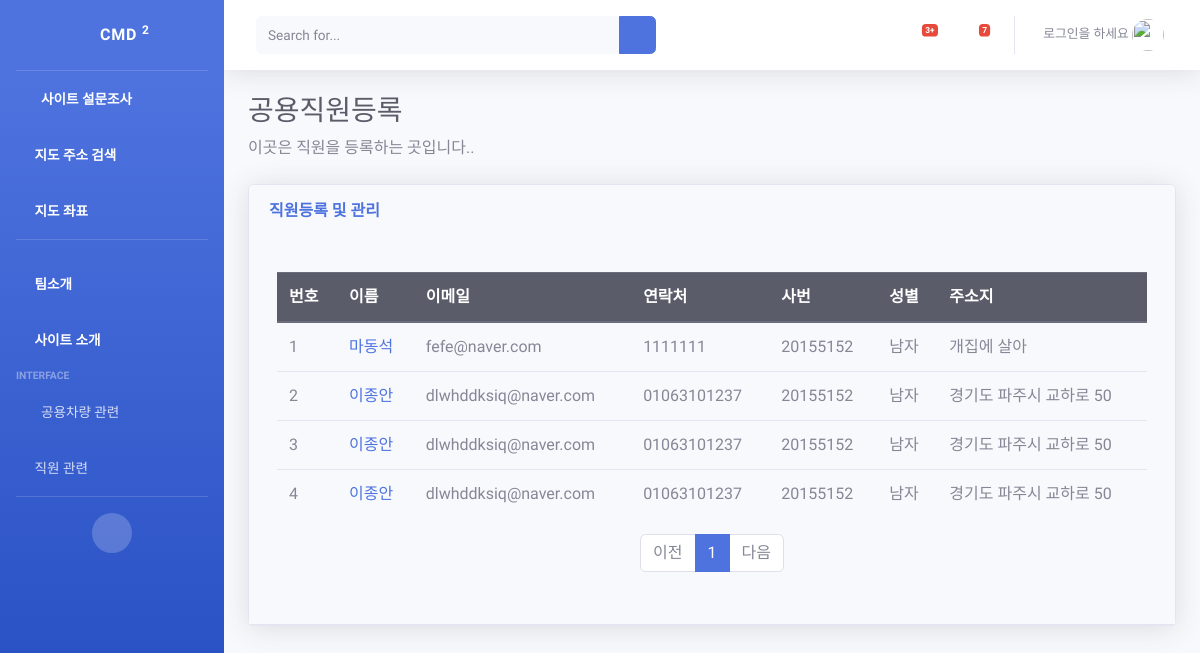
Before: /pybo/apply/ with the older database file.
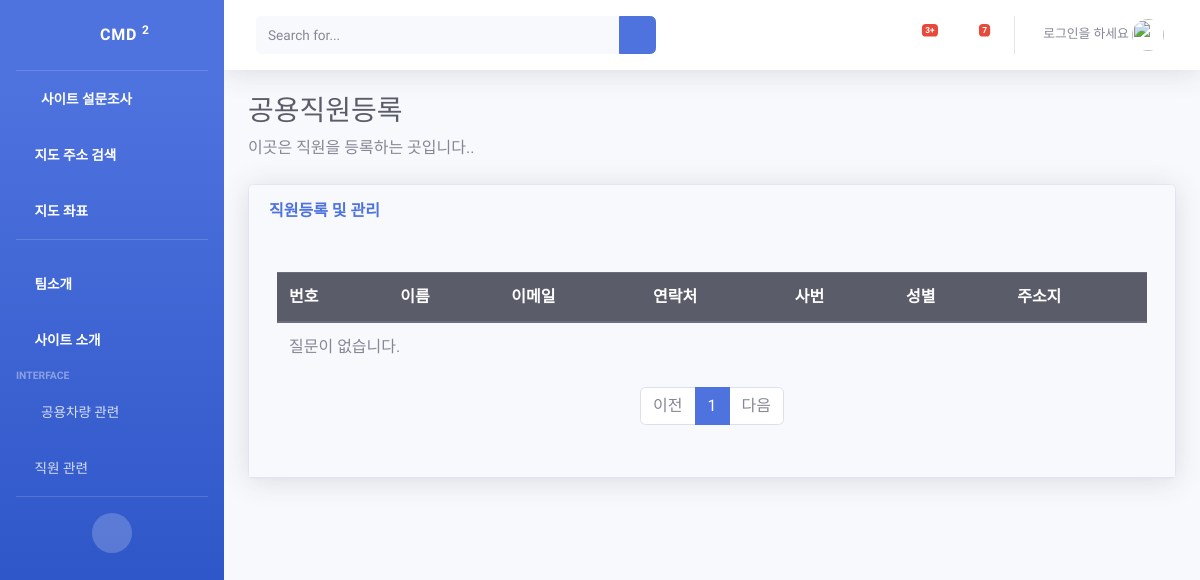
After: the same page with the newer database file.
### pybo/models.py (models this page shows)
class business_apply(models.Model):
    name = models.CharField(max_length=10)
    email = models.CharField(max_length=100)
    Phone = models.CharField(max_length=15)
    assign_num = models.IntegerField()
    Living = models.CharField(max_length=100)
    gender = models.CharField(max_length=5)
    author = models.ForeignKey(User, on_delete=models.CASCADE)
    create_date = models.DateTimeField()

### pybo/views_business.py (the view)
# urls.py: path('apply/', views_business.employee_apply, name='employee'),
def employee_apply(request):
    page = request.GET.get('page', '1')  # 페이지
    kw = request.GET.get('kw', '')  # 검색어
    business_list = business_apply.objects.order_by('-create_date')
    if kw:
        business_list = business_list.filter(
            Q(name__icontains=kw)   # 제목검색
        ).distinct()
    paginator = Paginator(business_list, 10)  # 페이지당 10개씩 보여주기
    page_obj = paginator.get_page(page)
    context = {'business_list': page_obj, 'page': page, 'kw': kw}
    return render(request,'pybo/apply_form.html',context)

### templates/pybo/apply_form.html (shortened to what this page needs)
{% extends 'base.html' %}
{% block content %}
    <h1 class="h3 mb-2 text-gray-800">공용직원등록</h1>
    <p class="mb-4">이곳은 직원을 등록하는 곳입니다..
    </p>
    <div class="card shadow mb-4">
    <div class="card-header py-3">
    <div class="row">
    <div class="col-sm-12 col-md-6">
        <h6 class="m-0 font-weight-bold text-primary">직원등록 및 관리</h6>
    </div>
    <div class="card-body">
    <div class="table-responsive">
    <table class="table table-bordered" id="dataTable" width="100%" cellspacing="0">
    <tbody>
    <div class="container my-3">
        <table class="table">
            <thead>
            <tr class="thead-dark">
                <th>번호</th>
                <th>이름</th>
                <th>이메일</th>
                <th>연락처</th>
                <th>사번</th>
                <th>성별</th>
                <th>주소지</th>
            </tr>
            </thead>
            <tbody>
            {% if business_list %}
                {% for business in business_list %}
                    <tr>
                        <td>{{ forloop.counter }}</td>
                        <td>
                            <a href="{% url 'pybo:employee_detail' business.id %}">{{ business.name }}</a>
                        </td>
                        <td>{{ business.email }}</td>
                        <td>{{ business.Phone }}</td>
                        <td>{{ business.assign_num }}</td>
                        <td>{{ business.gender }}</td>
                        <td>{{ business.Living }}</td>
                    </tr>
                {% endfor %}
            {% else %}
                <tr>
                    <td colspan="3">질문이 없습니다.</td>
                </tr>
            {% endif %}
            </tbody>
        </table>
    </div>
    <ul class="pagination justify-content-center">
        {% if business_list.has_previous %}
            <li class="page-item">
                <a class="page-link" href="?page={{ business_list.previous_page_number }}">이전</a>
            </li>
        {% else %}
            <li class="page-item disabled">
                <a class="page-link" tabindex="-1" aria-disabled="true" href="#">이전</a>
            </li>
        {% endif %}
        {% for page_number in business_list.paginator.page_range %}
            {% if page_number >= business_list.number|add:-5 and page_number <= business_list.number|add:5 %}
                {% if page_number == business_list.number %}
                    <li class="page-item active" aria-current="page">
                        <a class="page-link" href="?page={{ page_number }}">{{ page_number }}</a>
                    </li>
                {% else %}
                    <li class="page-item">
                        <a class="page-link" href="?page={{ page_number }}">{{ page_number }}</a>
                    </li>
                {% endif %}
            {% endif %}
        {% endfor %}
        {% if business_list.has_next %}
            <li class="page-item">
                <a class="page-link" href="?page={{ business_list.next_page_number }}">다음</a>
            </li>
        {% else %}
            <li class="page-item disabled">
                <a class="page-link" tabindex="-1" aria-disabled="true" href="#">다음</a>
            </li>
        {% endif %}
    </ul>
{% endblock %}

### templates/base.html (shortened to what this page needs)
{% load static %}
<!DOCTYPE html>
<html lang="en">
<head>
    <link href={% static "vendor/fontawesome-free/css/all.min.css" %} rel="stylesheet" type="text/css">
    <link href={% static "css/sb-admin-2.min.css" %} rel="stylesheet">
</head>
<body id="page-top">
<div id="wrapper">
    <ul class="navbar-nav bg-gradient-primary sidebar sidebar-dark accordion" id="accordionSidebar">
        <a class="sidebar-brand d-flex align-items-center justify-content-center" href={% url "pybo:index" %}>
            <div class="sidebar-brand-icon rotate-n-15">
                <i class="fas fa-laugh-wink"></i>
            </div>
            <div class="sidebar-brand-text mx-3">CMD <sup>2</sup></div>
        <hr class="sidebar-divider my-0">
        <li class="nav-item active">
            <a class="nav-link" href={% url 'pybo:static' %}>
                <i class="fas fa-fw fa-tachometer-alt"></i>
                <span>사이트 설문조사</span></a>
        </li>
        <li class="nav-item active">
            <a class="nav-link" href={% url 'pybo:map' %}>
                <i class="fas fa-map"></i>
                <span>지도 주소 검색</span></a>
        </li>  <li class="nav-item active">
            <a class="nav-link" href={% url 'pybo:new_map' %}>
                <i class="fas fa-map"></i>
                <span>지도 좌표</span></a>
        </li>
         <hr class="sidebar-divider">
        <li class="nav-item active">
            <a class="nav-link" href={% url 'pybo:mainpage' %}>
                <i class="fas fa-laugh-wink"></i>
                <span>팀소개</span></a>
        </li>
        <li class="nav-item active">
            <a class="nav-link" href={% url 'pybo:intro' %}>
                <i class="fas fa-allergies"></i>
                <span>사이트 소개</span></a>
        </li>
        <div class="sidebar-heading">
            Interface
        </div>
        <li class="nav-item">
            <a class="nav-link collapsed" href="#" data-toggle="collapse" data-target="#collapseOne"
               aria-expanded="true" aria-controls="collapseTwo">
                <i class="fas fa-fw fa-cog"></i>
                <span>공용차량 관련</span>
            </a>
        </li>
        <li class="nav-item">
            <a class="nav-link collapsed" href="#" data-toggle="collapse" data-target="#collapseTwo"
               aria-expanded="true" aria-controls="collapseTwo">
                <i class="fas fa-address-card"></i>
                <span>직원 관련</span>
            </a>
        </li>
        <hr class="sidebar-divider">
        <div class="text-center d-none d-md-inline">
            <button class="rounded-circle border-0" id="sidebarToggle"></button>
        </div>
    </ul>
    <div id="content-wrapper" class="d-flex flex-column">
        <div id="content">
            <nav class="navbar navbar-expand navbar-light bg-white topbar mb-4 static-top shadow">
                <form
                        class="d-none d-sm-inline-block form-inline mr-auto ml-md-3 my-2 my-md-0 mw-100 navbar-search">
                    <div class="input-group">
                        <input type="text" class="form-control bg-light border-0 small kw"
                               value="{{ kw|default_if_none:'' }}" placeholder="Search for..."
                               aria-label="Search" aria-describedby="basic-addon2">
                        <div class="input-group-append">
                            <button class="btn btn-primary" type="button" id="btn_search">
                                <i class="fas fa-search fa-sm"></i>
                            </button>
                        </div>
                    </div>
                </form>
                <ul class="navbar-nav ml-auto">
                    <li class="nav-item dropdown no-arrow mx-1">
                        <a class="nav-link dropdown-toggle" href="#" id="alertsDropdown" role="button"
                           data-toggle="dropdown" aria-haspopup="true" aria-expanded="false">
                            <i class="fas fa-bell fa-fw"></i>
                            <span class="badge badge-danger badge-counter">3+</span>
                        </a>
                    </li>
                    <li class="nav-item dropdown no-arrow mx-1">
                        <a class="nav-link dropdown-toggle" href="#" id="messagesDropdown" role="button"
                           data-toggle="dropdown" aria-haspopup="true" aria-expanded="false">
                            <i class="fas fa-envelope fa-fw"></i>
                            <span class="badge badge-danger badge-counter">7</span>
                        </a>
                    </li>
                    <li class="nav-item dropdown no-arrow">
                        <a class="nav-link dropdown-toggle" href="#" id="userDropdown" role="button"
                           data-toggle="dropdown" aria-haspopup="true" aria-expanded="false">
                            <span class="mr-2 d-none d-lg-inline text-gray-600 small">
                                {% if user.is_authenticated %}
                                    {{ user.username }}</span>
                                {% else %}
                                    <span> 로그인을 하세요</span>
                                {% endif %}
                            <img class="img-profile rounded-circle"
                                 src={% static "img/undraw_profile.svg" %}>
                        </a>
                    </li>
                </ul>
            </nav>
            <div class="container-fluid">
                {% block content %}{% endblock %}
</body>
</html>

Changed rows visible on the page:
removed business_apply: name "마동석", email "fefe@naver.com", Phone "1111111", assign_num "20155152", gender "남자", Living "개집에 살아"
removed business_apply: name "이종안", email "dlwhddksiq@naver.com", Phone "01063101237", assign_num "20155152", gender "남자", Living "경기도 파주시 교하로 50"
removed business_apply: name "이종안", email "dlwhddksiq@naver.com", Phone "01063101237", assign_num "20155152", gender "남자", Living "경기도 파주시 교하로 50"
removed business_apply: name "이종안", email "dlwhddksiq@naver.com", Phone "01063101237", assign_num "20155152", gender "남자", Living "경기도 파주시 교하로 50"
Other visible differences:
text now shown: "질문이 없습니다."
